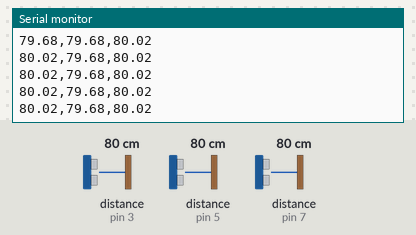
Bench run of a sketch on a simulated Arduino Uno, built with avr-gcc and run on an emulated ATmega328P. On the bench: the last lines printed to the serial monitor. Wiring (inferred from the names in the program): 3 × ultrasonic range finder: trigger pin 2, echo pin 3 / trigger pin 4, echo pin 5 / trigger pin 6, echo pin 7. The test bench sets the inputs (shaded band); at power-on: distance to the obstacle (sensors on pin 3, pin 5, pin 7) 80 cm. The echo pulse lasts 58.3 µs per cm.

Above: at 1.2 s.
1.3 s: distance to the obstacle (sensor on pin 3) set to 2 cm
At 1.53 s:
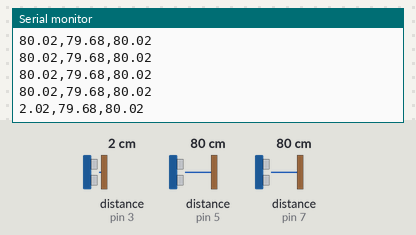
2.8 s: distance to the obstacle (sensor on pin 5) set to 2 cm
At 2.84 s:
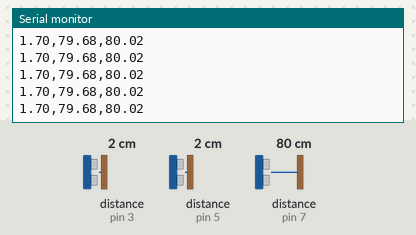
4.3 s: distance to the obstacle (sensor on pin 7) set to 2 cm
At 4.38 s:
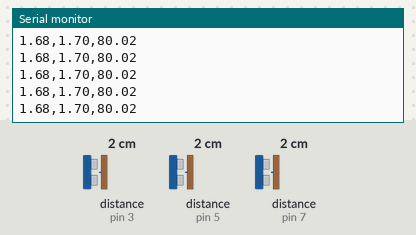
5.8 s: distance to the obstacle (sensor on pin 3) set to 4 cm
At 5.9 s:
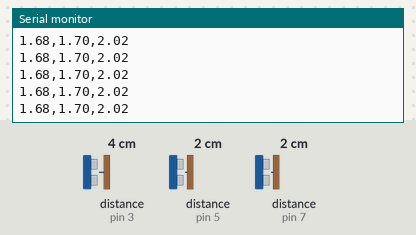
7.3 s: distance to the obstacle (sensor on pin 5) set to 4 cm
At 7.42 s:
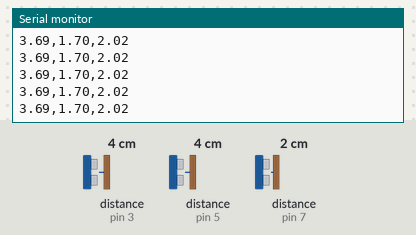
8.8 s: distance to the obstacle (sensor on pin 7) set to 4 cm
At 8.94 s:
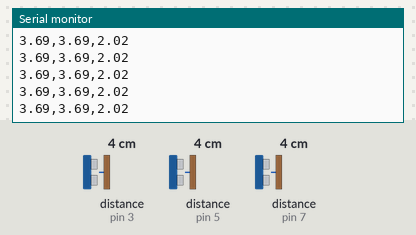
Timing chart, 0 to 11.3 s (numbered marks = the images above; inputs shaded):
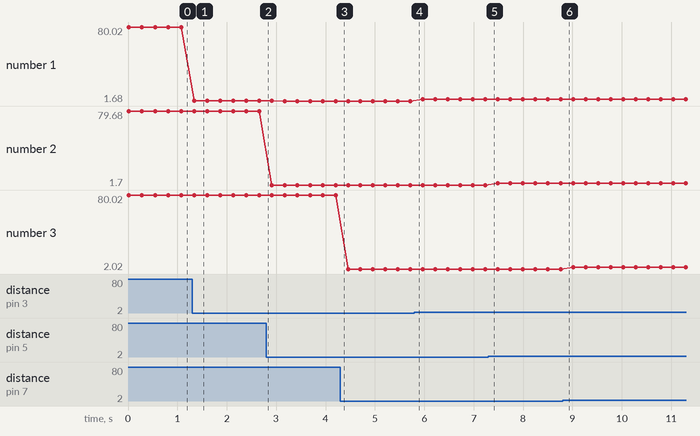

Measured:
- after the input at 1.3 s, the serial monitor: prints a new line after 0.05 s (image 1)
- plotted number 1: 80.02 → 1.7 after the input at 1.3 s, 1.7 → 1.68 after the input at 2.8 s, 1.68 → 3.69 after the input at 5.8 s
- plotted number 3: 2.02 → 4.03 after the input at 8.8 s

The sketch:

read_uson.ino
```cpp
// Pin untuk sensor ultrasonik kiri
const int trigKiri = 2;
const int echoKiri = 3;

// Pin untuk sensor ultrasonik tengah
const int trigTengah = 4;
const int echoTengah = 5;

// Pin untuk sensor ultrasonik kanan
const int trigKanan = 6;
const int echoKanan = 7;

void setup() {
  Serial.begin(115200);

  pinMode(trigKiri, OUTPUT);
  pinMode(echoKiri, INPUT);

  pinMode(trigTengah, OUTPUT);
  pinMode(echoTengah, INPUT);

  pinMode(trigKanan, OUTPUT);
  pinMode(echoKanan, INPUT);
}

float bacaJarak(int trigPin, int echoPin) {
  digitalWrite(trigPin, LOW);
  delayMicroseconds(2);
  digitalWrite(trigPin, HIGH);
  delayMicroseconds(10);
  digitalWrite(trigPin, LOW);

  long durasi = pulseIn(echoPin, HIGH, 25000); // timeout 30 ms

  if (durasi == 0) {
    return 999.99; // tidak ada respons, dianggap objek terlalu jauh
  }

  float jarak = durasi * 0.0343 / 2.0;

  if (jarak > 250.0) {
    return 999.99; // objek terlalu jauh
  }

  return jarak;
}

void loop() {
  float jarakKiri = bacaJarak(trigKiri, echoKiri);
  float jarakTengah = bacaJarak(trigTengah, echoTengah);
  float jarakKanan = bacaJarak(trigKanan, echoKanan);

  Serial.print(jarakKiri, 2);
  Serial.print(",");
  Serial.print(jarakTengah, 2);
  Serial.print(",");
  Serial.println(jarakKanan, 2);

  delay(250);
}
```
